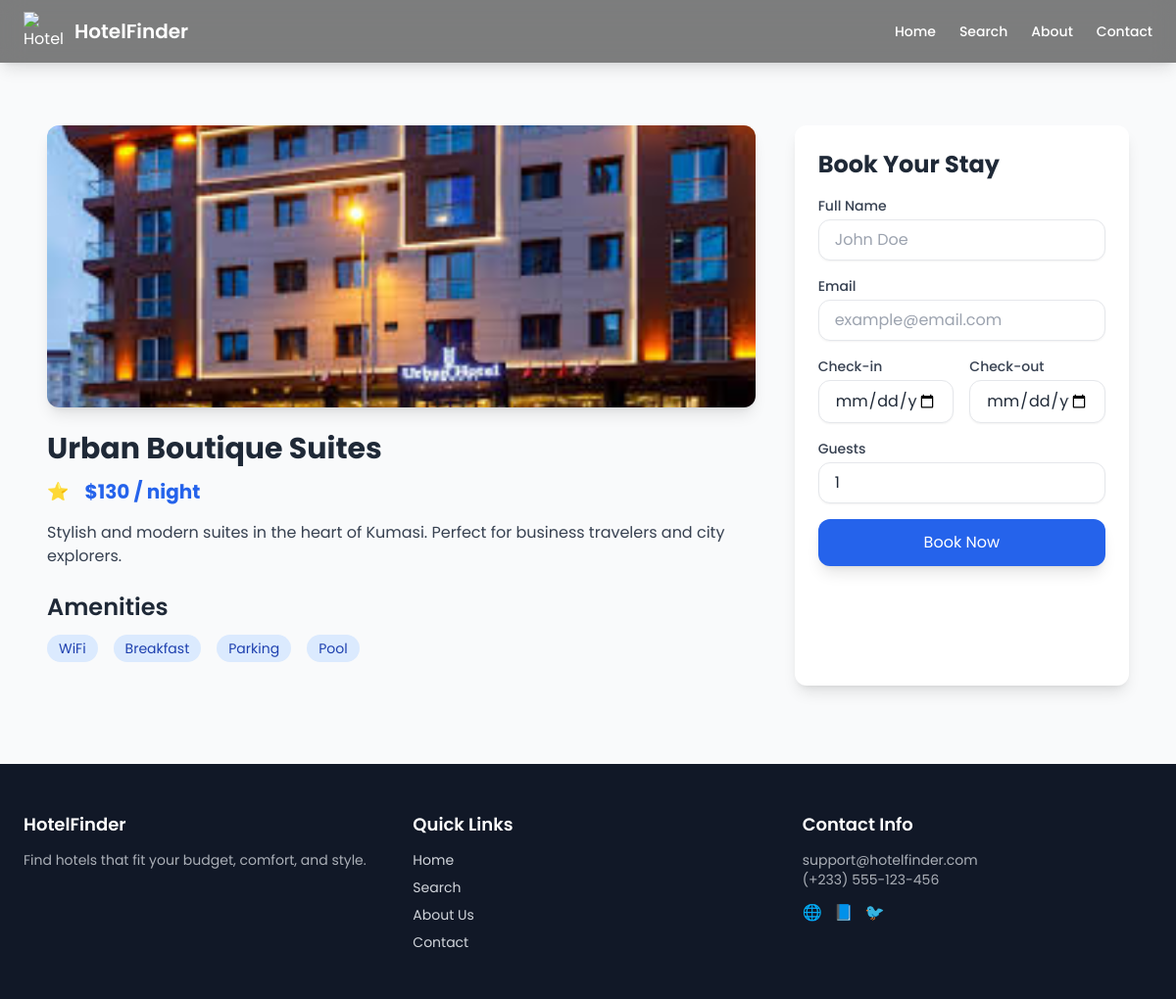
Page /hotel/2/ on the committed database.
### hotel/models.py (models this page shows, shortened)
class hotel(models.Model):
    hotel_name = models.CharField(max_length=100)
    hotel_price = models.IntegerField()
    hotel_description = models.TextField()
    location = models.CharField(max_length=200, blank=True, null=True)
    rating = models.DecimalField(max_digits=3, decimal_places=1, default=0.0)
    image = image = models.ImageField(upload_to='hotels/', blank=True, null=True)

### hotel/views.py (the view, shortened to what this page needs)
# urls.py: path('hotel/<int:id>/', views.hotel_detail, name='hotel_detail'),
def hotel_detail(request, id):
    hotel_obj = get_object_or_404(hotel, id=id)
    available = True
    check_in = request.GET.get('check_in')
    check_out = request.GET.get('check_out')
    context = {
        "hotel": hotel_obj,
        "available": available,
        "check_in": check_in,
        "check_out": check_out,
    }
    return render(request, "hotel/hotel_detail.html", context)

### hotel/templates/hotel/hotel_detail.html (shortened to what this page needs)
{% extends 'hotel/base.html' %}
{% block content %}
<section class="max-w-6xl mx-auto px-6 mt-12 mb-20">
  <div class="grid grid-cols-1 lg:grid-cols-3 gap-10">
    <div class="lg:col-span-2">
      <div class="rounded-xl overflow-hidden shadow-lg mb-6">
        <img src="{{ hotel.image.url }}" class="w-full h-72 object-cover" alt="{{ hotel.hotel_name }}">
      </div>
      <h2 class="text-3xl font-bold mb-3">{{ hotel.hotel_name }}</h2>
      <div class="flex items-center mb-4 gap-4">
        <span class="text-yellow-400 font-semibold text-lg">⭐ {{ hotel.hotel_rating }}</span>
        <span class="font-bold text-xl text-blue-600">${{ hotel.hotel_price }} / night</span>
      </div>
      <p class="text-gray-700 mb-6">{{ hotel.hotel_description }}</p>
      <h3 class="text-2xl font-semibold mb-3">Amenities</h3>
      <div class="flex flex-wrap gap-4 mb-6">
        <span class="bg-blue-100 text-blue-800 px-3 py-1 rounded-full text-sm">WiFi</span>
        <span class="bg-blue-100 text-blue-800 px-3 py-1 rounded-full text-sm">Breakfast</span>
        <span class="bg-blue-100 text-blue-800 px-3 py-1 rounded-full text-sm">Parking</span>
        <span class="bg-blue-100 text-blue-800 px-3 py-1 rounded-full text-sm">Pool</span>
      </div>
    </div>
    <div class="bg-white shadow-lg rounded-xl p-6 sticky top-28">
      <h3 class="text-2xl font-bold mb-4">Book Your Stay</h3>
      <form action="{% url 'book_hotel' hotel.id %}" method="post" class="space-y-4">
        <div>
          <label for="full_name" class="block text-sm font-medium text-gray-700">Full Name</label>
          <input type="text" name="full_name" id="full_name" placeholder="John Doe"
                 class="mt-1 block w-full px-4 py-2 border rounded-xl focus:outline-none focus:ring-2 focus:ring-blue-600 shadow-sm">
        </div>
        <div>
          <label for="email" class="block text-sm font-medium text-gray-700">Email</label>
          <input type="email" name="email" id="email" placeholder="example@email.com"
                 class="mt-1 block w-full px-4 py-2 border rounded-xl focus:outline-none focus:ring-2 focus:ring-blue-600 shadow-sm">
        </div>
        <div class="grid grid-cols-2 gap-4">
          <div>
            <label for="check_in" class="block text-sm font-medium text-gray-700">Check-in</label>
            <input type="date" name="check_in" id="check_in"
                   class="mt-1 block w-full px-4 py-2 border rounded-xl focus:outline-none focus:ring-2 focus:ring-blue-600 shadow-sm">
          </div>
          <div>
            <label for="check_out" class="block text-sm font-medium text-gray-700">Check-out</label>
            <input type="date" name="check_out" id="check_out"
                   class="mt-1 block w-full px-4 py-2 border rounded-xl focus:outline-none focus:ring-2 focus:ring-blue-600 shadow-sm">
          </div>
        </div>
        <div>
          <label for="guests" class="block text-sm font-medium text-gray-700">Guests</label>
          <input type="number" name="guests" id="guests" min="1" value="1"
                 class="mt-1 block w-full px-4 py-2 border rounded-xl focus:outline-none focus:ring-2 focus:ring-blue-600 shadow-sm">
        </div>
        <button type="submit" class="w-full bg-blue-600 hover:bg-blue-700 text-white px-6 py-3 rounded-xl shadow-lg transition transform hover:scale-[1.05]">Book Now</button>
      </form>
    </div>
  </div>
</section>
{% endblock %}

### hotel/templates/hotel/base.html (style rules this page uses)
body { font-family: 'Poppins', sans-serif; }

### rows in the picture
hotel: image (picture), hotel_name "Urban Boutique Suites", hotel_price "130", hotel_description "Stylish and modern suites in the heart of Kumasi. Perfect for business travelers and city explorers."
